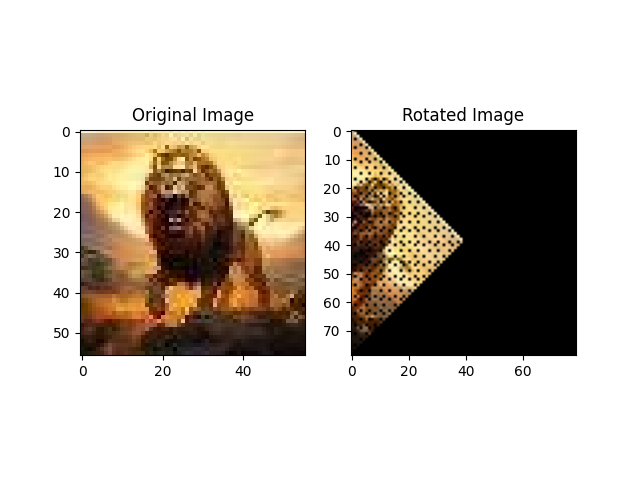

This figure's Python source:
import numpy as np
import imageio as img
import matplotlib.pyplot as plt

def rotateImage(image, degree):
    radian_deg = np.radians(degree)
    cos_deg, sin_deg = np.cos(radian_deg), np.sin(radian_deg)
    height, width = image.shape[:2]
    max_dim_y = int(abs(height * cos_deg) + abs(width * sin_deg))
    max_dim_x = int(abs(width * cos_deg) + abs(height * sin_deg))
    outputImage = np.zeros((max_dim_y, max_dim_x, 3), dtype=image.dtype)
    
    for y in range(height):
        for x in range(width):
            newX = int(cos_deg * x - sin_deg * y)
            newY = int(sin_deg * x + cos_deg * y)
            if 0 <= newX < max_dim_x and 0 <= newY < max_dim_y:
                outputImage[newY, newX] = image[y, x]
                
    return outputImage

image = img.imread('singa2.jpg')
rotated_image = rotateImage(image, 45)

plt.subplot(1, 2, 1)
plt.imshow(image)
plt.title("Original Image")

plt.subplot(1, 2, 2)
plt.imshow(rotated_image)
plt.title("Rotated Image")

plt.show()
